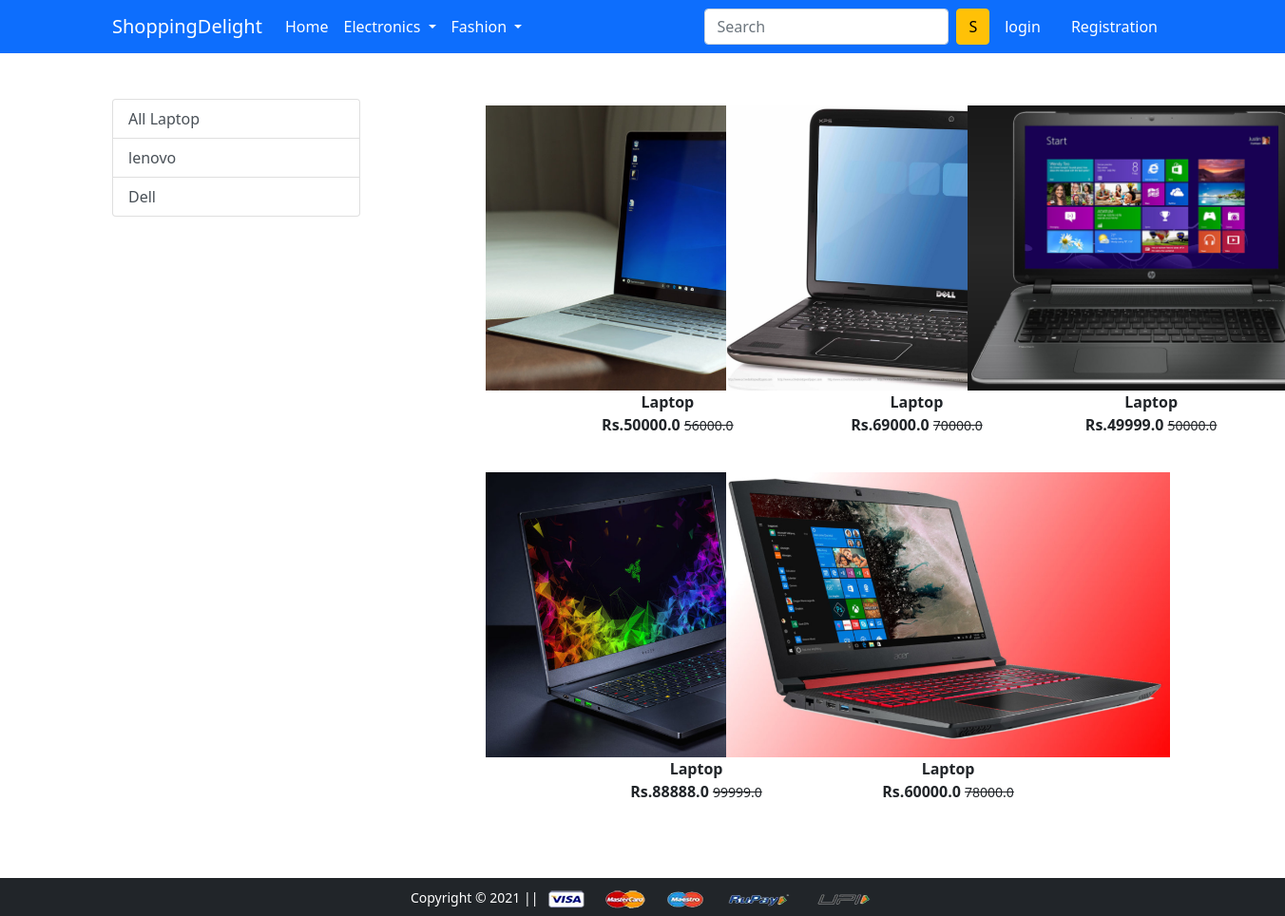
The app's page /laptop/ with its own data.
### app/models.py (models this page shows, shortened)
class Product(models.Model):
    title = models.CharField(max_length=100)
    selling_price = models.FloatField()
    discounted_price = models.FloatField()
    description = models.TextField()
    brand = models.CharField(max_length=100)
    category = models.CharField( choices= CATEGORY_CHOICES ,max_length=2)
    product_image = models.ImageField(upload_to='productimg')

### app/views.py (the view)
# urls.py: path('laptop/', views.laptop, name='laptop'),
def laptop(request, data=None):
 if data == None:
  laptops = Product.objects.filter(category='L')
 elif data == 'lenovo' or data == 'Dell':
  laptops = Product.objects.filter(category='L').filter(brand=data)
 return render(request, "app/laptop.html",{'laptops':laptops})

### app/templates/app/laptop.html (shortened to what this page needs)
{% extends 'app/base.html' %}
{% load static %}
{% block main-content %}
<div class="container my-5">
 <div class="row">
  <div class="col-sm-3">
   <div class= "list-group">
       <a href="{% url 'laptop' % }"
       class="list-group-item list-group-item-action" aria-current="true">All Laptop </a>
       <a href= "{% url 'laptopdata' 'lenovo' %}"
       class= "list-group-item list-group-item-action" aria-current="true">lenovo</a>
       <a href="{% url 'laptopdata' 'Dell' %}"
       class= "list-group-item list-group-item-action" aria-current="true">Dell</a>
   </div>
  </div>
  <div class="col-sm-8 offset-sm-1">
      <div class= "row">
          {% for product in laptops %}
          <div class="col-sm-4 text-center mb-4">
              <a href="{% url 'product-detail' product.id %}"
              class="btn">
               <div class="item">
                   <img src ="{{product.product_image.url}}" alt="" height="300" class="">
                   <div class= "fw-bold">{{product.title}}</div>
                   <div class= "fw-bold">Rs.{{product.discounted_price}}
                    <small class= "fw-light text-decoration-line-through">{{product.selling_price}}</small>
                   </div>
               </div></a>
          </div>
          {% endfor %}
      </div>
  </div>
 </div>
</div>
{% endblock main-content %}

### records on screen
Product: product_image (picture), title "Laptop", discounted_price "50000.0", selling_price "56000.0"
Product: product_image (picture), title "Laptop", discounted_price "69000.0", selling_price "70000.0"
Product: product_image (picture), title "Laptop", discounted_price "49999.0", selling_price "50000.0"
Product: product_image (picture), title "Laptop", discounted_price "88888.0", selling_price "99999.0"
Product: product_image (picture), title "Laptop", discounted_price "60000.0", selling_price "78000.0"
